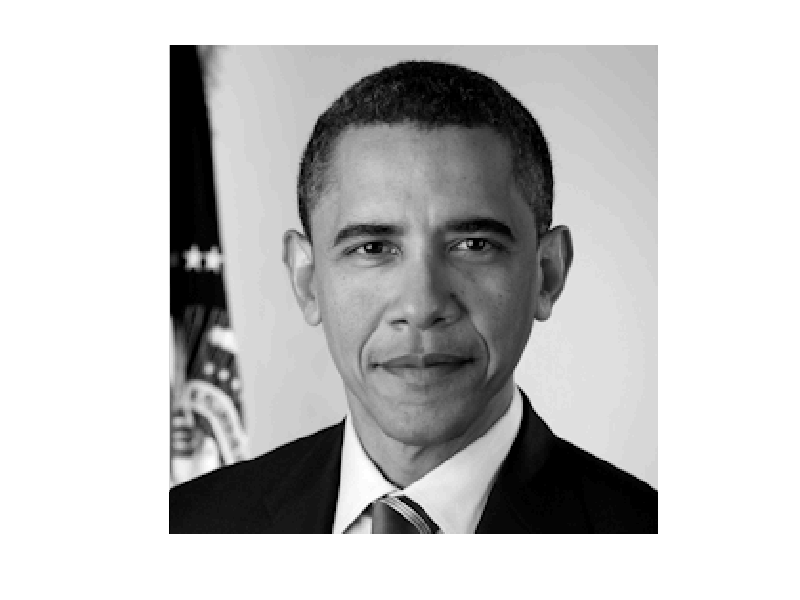

The MATLAB script that drew this image:
% Text to image conversion

% % Open the txt file
fid = fopen('inputHex.txt', 'r');
% Scann the txt file 
img = fscanf(fid, '%x', [1 inf]); 
% Close the txt file
fclose(fid) 
% restore the image
outImg = reshape(img,[256 256]);
outImg = outImg';
figure, imshow(outImg,[])
